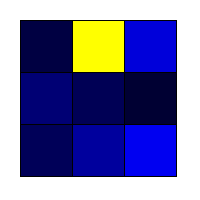
Frame 1 (no input)
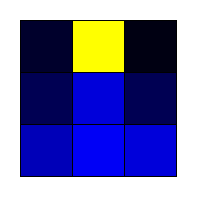
Frame 60 (the mouse pressed at the canvas centre just before this capture)
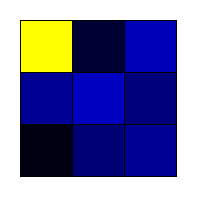
Frame 120 (the mouse held since frame 60 and released just before this capture)

The Processing sketch that drew these frames (run headless with seeded random() and noise(); from frame 60 on, the mouse is pressed at the canvas centre):

// Processing sketch: processing_141122
// ── processing_141122.pde

int r = 255;
int s = 52;
boolean yellow = false;
int squarex = 0;
int squarey = 0;
float timer = 100;
int cellWidth = 52;
int cellHeight = 52;
int offset = 20;
 
int[][] board =
{
  {0, 0, 0},
  {0, 0, 0},
  {0, 0, 0}
};
 
float[][] redTimers =
{
  {0, 0, 0},
  {0, 0, 0},
  {0, 0, 0}
};
 
void setup(){
  size(200,200);
  frameRate(30);
}
 
void draw(){
  timer += 1 / 30.0;
  if (timer > .4)
  {
    background(255);
   
    yellow = false;
     
    for (int row = 0; row < board.length; row++)
    {
      for (int col = 0; col < board[row].length; col++)
      {
        if ( board[row][col] == 4 )
        {
           fill(255,255,0);
        }
        else if(random(100) > 70 && yellow == false)
        {
          fill(255,255,0);
          board[row][col] = 1;
          yellow = true;
        }
       else {
        fill(0,0,random(255));
        board[row][col] = 0;
       }     
        
        int squarey = offset + row * cellHeight;
        int squarex = offset + col * cellWidth;
        rect(squarex, squarey, cellWidth, cellHeight);
      }
    }
    
    timer = 0;
  }
   
  for (int row = 0; row < board.length; row++)
  {
    for (int col = 0; col < board[row].length; col++)
    {
      if (board[row][col] == 2)
      {
        int squarey = offset + row * cellHeight;
        int squarex = offset + col * cellWidth;
        if (redTimers[row][col] < .3)
        {
          redTimers[row][col] += 1 / 30.0;
          fill(255, 0, 0);
          rect(squarex, squarey, cellWidth, cellHeight);
        }
        else
        {
          fill(0,0,random(255));
          board[row][col] = 0; 
          redTimers[row][col] = 0;
          rect(squarex, squarey, cellWidth, cellHeight);
        }
      }
       
    }
  }
}
 
void mouseReleased(){
  if(mouseX > offset && mouseY > offset && mouseX < width - offset
     && mouseY < height - offset)
  {
    int numRows = board.length;
    int numCols = board[0].length;
   
    // convert mouse coordinates to grid coordinates/index
    int col = floor((float)(mouseX - offset) / (float)(width - (offset * 2)) * numCols);
    int row = floor((float)(mouseY - offset) / (float)(height- (offset * 2)) *  numRows);
     
    int squarey = offset + row * cellHeight;
    int squarex = offset + col * cellWidth;
    int currentSquare = board[row][col];
    if (currentSquare == 0)
    {
      board[row][col] = 2;
    }
    else if (currentSquare == 1)
    {
      board[row][col] = 4;
    }
  }
}
